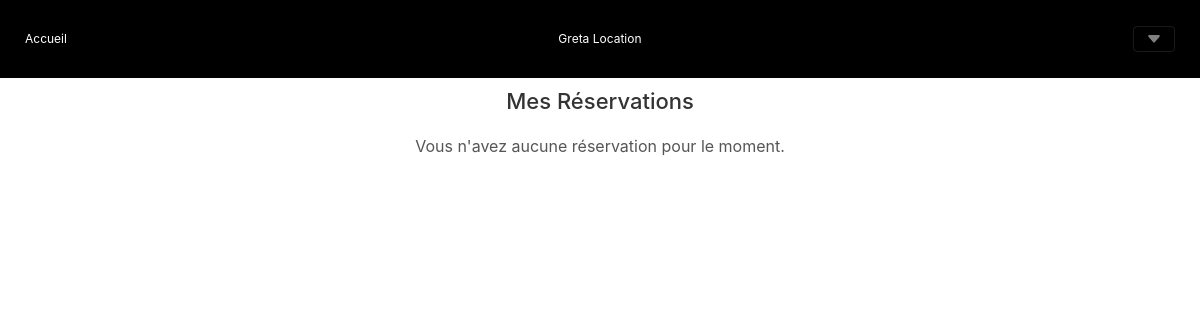
/?action=reservation (signed in), run on an earlier commit of the app's database.
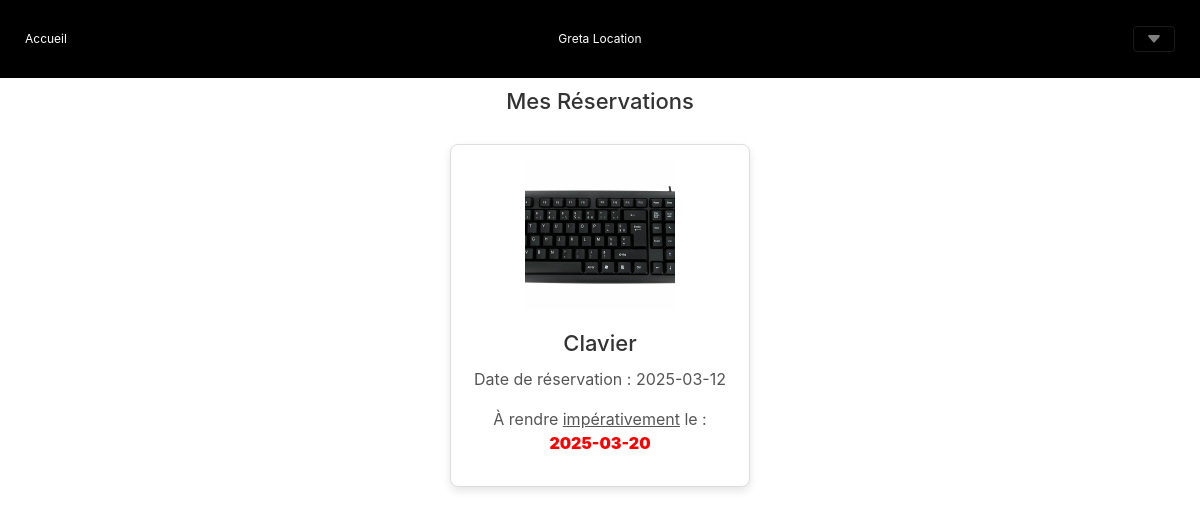
And on a later commit of the database.
### tables this page shows
CREATE TABLE `emprunts` (
  `id_emprunt` int(11) NOT NULL,
  `id_equip` int(11) NOT NULL,
  `id_user` int(11) NOT NULL,
  `dateDebut` varchar(50) DEFAULT NULL,
  `dateFin` varchar(50) NOT NULL,
  `signature` varchar(50) NOT NULL,
  `rendu` tinyint(1) NOT NULL DEFAULT 0
);

CREATE TABLE `equipement` (
  `id` int(11) NOT NULL,
  `catégorie` int(11) NOT NULL,
  `libelle` varchar(50) NOT NULL,
  `description` varchar(255) NOT NULL,
  `lieu` int(11) NOT NULL
);

### Controlleur/ctrlReservation.php (called while the page is built, shortened)
<?php
include_once("Model/ModelReservationDAO.php");
include_once("Model/ModelEquipementDAO.php");
include_once($racine."/vue/vueEntete.php");
$reservations = ModelReservationDAO::getAllReservation($_SESSION['user_id']);
include_once($racine."/vue/vueReservation.php");
include_once($racine."/vue/vuePied.php");
?>

### index.php (called while the page is built, shortened)
<?php
    $racine = dirname(__FILE__);
    $action = filter_input(INPUT_GET, 'action', FILTER_SANITIZE_STRING);
    $controleur = Routeur::getControleur($action);
    include "$racine/Controlleur/$controleur";
    ?>

### Data/connexionDB.php (called while the page is built, shortened)
<?php
   class ConnexionDB{
        private static $connexion;
        public static function getInstance(){
            if(!self::$connexion){
                try {
                    $serveur = 'mysql:host=localhost;';
                    $bdd = 'dbname=gretagenis';
                    $user = 'root' ;
                    $mdp = '' ;
                    self::$connexion = new PDO($serveur.$bdd, $user, $mdp);
                    self::$connexion->query("SET CHARACTER SET utf8");
                } catch (PDOException $e) {
                        echo " Error connexion: " . $serveur . " " . $bdd . " " . $user . " " . $mdp . " " . $e->getMessage() ;
                        throw new Exception("Erreur à  la connexion \n" . $e->getMessage());
                }
            }
            return self::$connexion;
        }
     }
?>

### Model/ModelReservationDAO.php (called while the page is built, shortened)
<?php
include_once("Data/ConnexionDB.php");
include_once("classes/Reservation.php");
include_once("Model/ModelEquipementDAO.php");
class ModelReservationDAO{
    public static function getAllReservation($id = null, $rendu = 0) {
        try {
            if ($id !== null) {
                $req = ConnexionDB::getInstance()->prepare("SELECT * FROM emprunts WHERE id_user = ? AND rendu = ?");
                $req->execute([$id, $rendu]);
            } else {
                $req = ConnexionDB::getInstance()->prepare("SELECT * FROM emprunts WHERE rendu = ?");
                $req->execute(array($rendu));
            }
            $resultat = [];
            while ($ligne = $req->fetch(PDO::FETCH_ASSOC)) {
                $unObjet = new Reservation(
                    $ligne['id_emprunt'],
                    $ligne['id_equip'],
                    $ligne['id_user'],
                    $ligne['dateDebut'],
                    $ligne['dateFin'],
                    $ligne['signature']
                );
                $resultat[] = $unObjet;
            }
            return $resultat;
        } catch (PDOException $ex) {
            print "Erreur : ". $ex->getMessage();
            return [];
        }
    }
}
?>

### classes/Reservation.php (called while the page is built, shortened)
<?php
class Reservation {
    private string $id_equip;
    private string $dateDebut;
    private string $dateFin;
    public function __construct(string $id_emprunt, string $id_equip, string $id_user, string $dateDebut, string $dateFin, string $signature) {
        $this->id_equip = $id_equip;
        $this->dateDebut = $dateDebut;
        $this->dateFin = $dateFin;
    }
    public function getIdEquip(): string {
        return $this->id_equip;
    }
    public function getDateDebut(): string {
        return $this->dateDebut;
    }
    public function getDateFin(): string {
        return $this->dateFin;
    }
}
?>

### Model/ModelEquipementDAO.php (called while the page is built, shortened)
<?php
include_once("./Data/ConnexionDB.php");
include_once("./classes/Equipement.php");
class ModelEquipementDAO {
    public static function findById($code){
        try {
            $req = ConnexionDB::getInstance()->prepare("SELECT * FROM equipement WHERE id = :code");
            $req->bindValue(':code', $code, PDO::PARAM_STR);
            $req->execute();
            while ($ligne = $req->fetch(PDO::FETCH_ASSOC)) {
                $unEquipement = new Equipement($ligne['id'], $ligne['libelle'],  null, $ligne['description'], $ligne['lieu']);
            }
            return $unEquipement;
        }
        catch(PDOException $e) {
            print "Erreur !: " . $e->getMessage();
            die();
        }
    }
}
?>

### classes/Equipement.php (called while the page is built, shortened)
<?php
class Equipement {
    private string $libelle;
        function __construct(string $code, string $libelle, string $c = null, $d = null,$l = null){
            $this->libelle = $libelle;
        }
    public function getLibelle(){
        return $this->libelle;
    }
}

### Vue/vueReservation.php (the view, shortened to what the changed rows need)
<h1>Mes Réservations</h1>
<div class="reservations-container">
    <?php if (count($reservations) > 0): ?>
        <?php foreach ($reservations as $reservation): ?>
        <?php $equipement = ModelEquipementDAO::findById($reservation->getIdEquip()); ?>
        <?php
        $time = DateTime::createFromFormat('Y-m-d', date('Y-m-d'));
        $reservationEndDate = DateTime::createFromFormat('Y-m-d', $reservation->getDateFin());
        if ($reservationEndDate < $time) {
            $datefin = '<b style="color:red;">'. $reservation->getDateFin() . '</b>';
        }else{
            $datefin = $reservation ->getDateFin();
        }
        ?>
            <div class="defaut">
                <img class="photo" src="./img/<?php echo $reservation->getIdEquip(); ?>.jpg" alt="Image de l'article" />
                <div class="enfant">
                    <h1><?php echo $equipement->getLibelle(); ?></h1>
                    <p>Date de réservation : <?php echo $reservation->getDateDebut(); ?></p>
                    <p>À rendre <u>impérativement</u> le : </br><b><?=$datefin;?></b></p>
                </div>
            </div>
        <?php endforeach; ?>
    <?php else: ?>
        <p>Vous n'avez aucune réservation pour le moment.</p>
    <?php endif; ?>
</div>

What changed in the data, as far as the page shows it:
added emprunts: id_equip.libelle "Clavier", dateDebut "2025-03-12", dateFin "2025-03-20"
Also different on the page:
text no longer shown: "Vous n'avez aucune réservation pour le moment."
